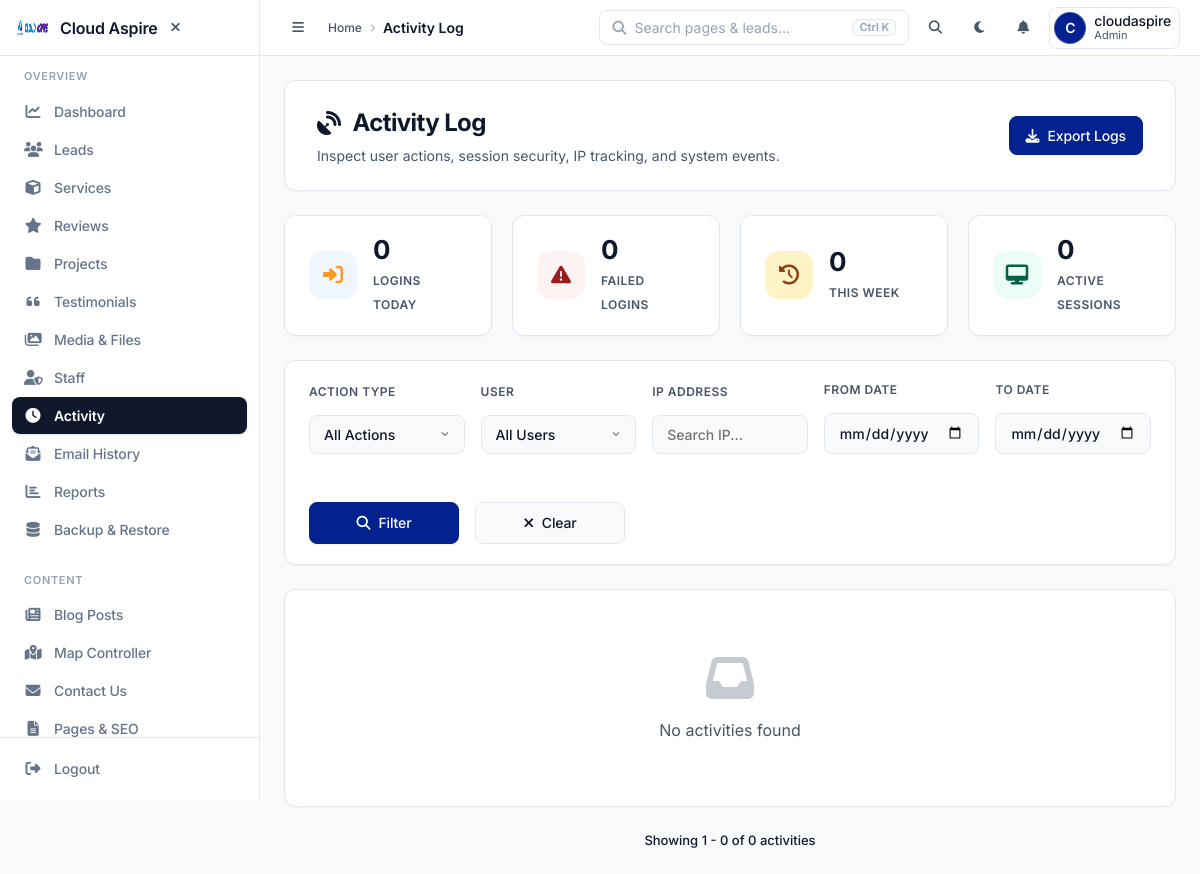
Page /admin/activity.php (signed in) on the earlier database version.
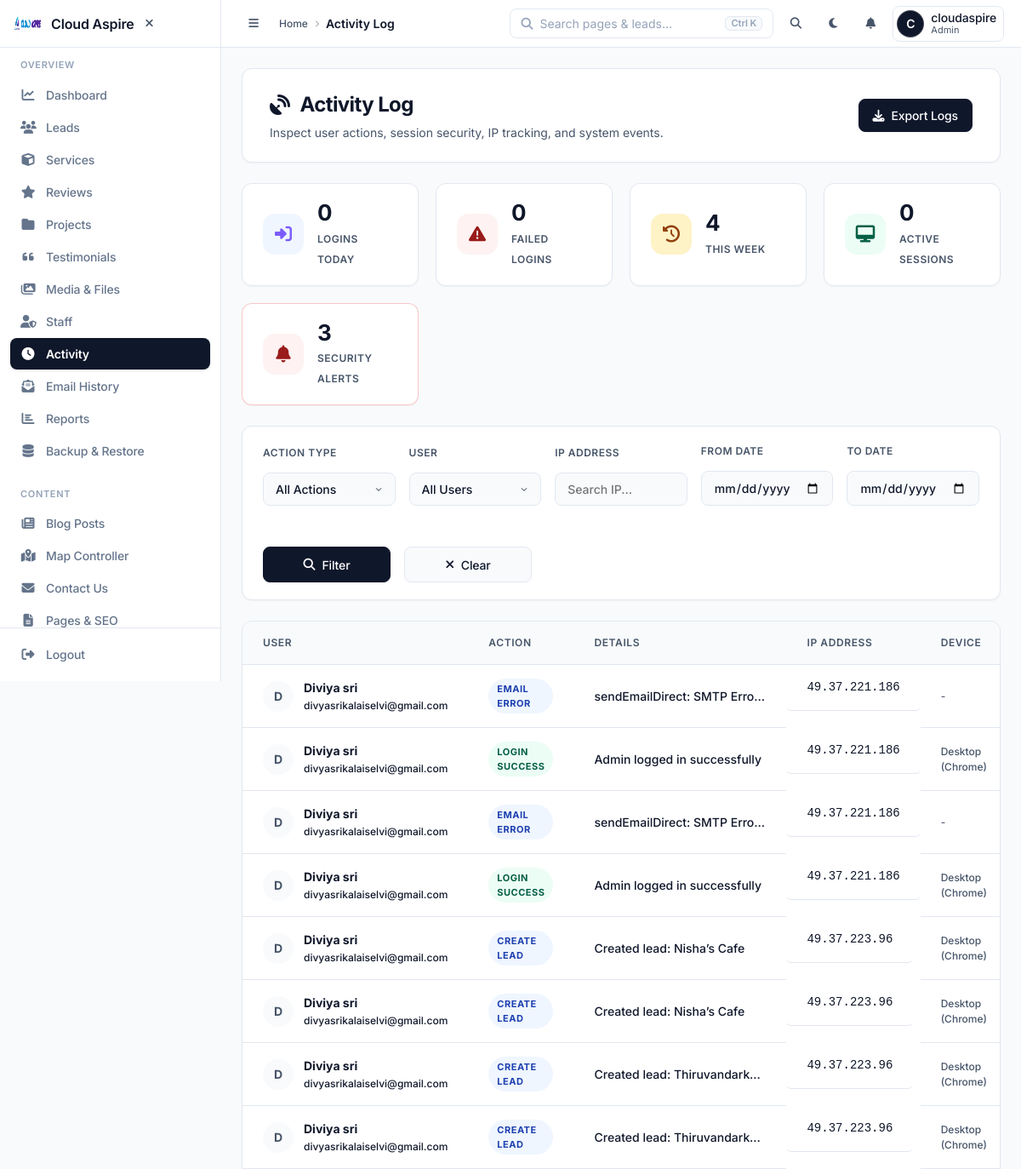
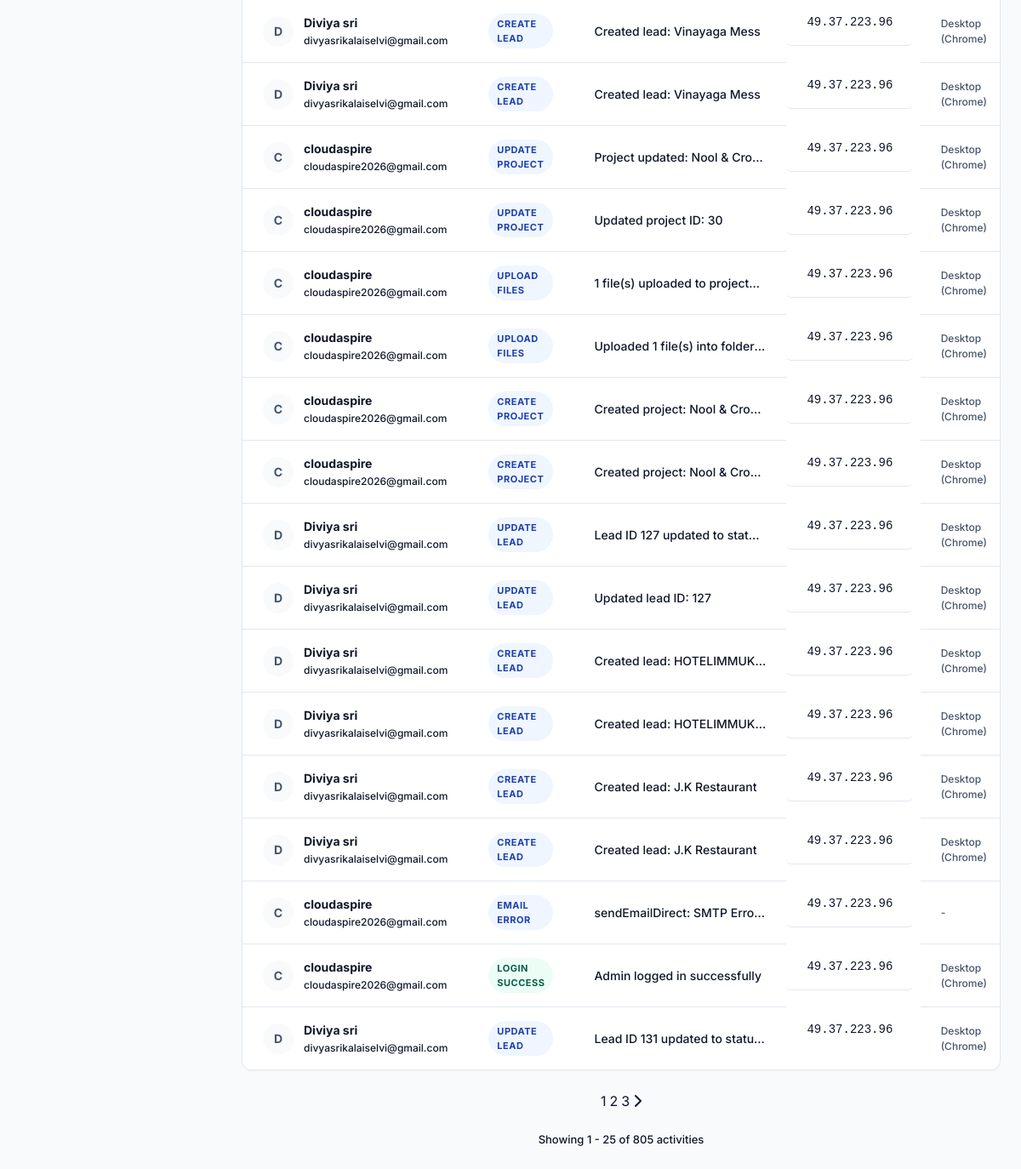
Same page on the later database version (2 pictures, top to bottom).
### tables this page shows
CREATE TABLE `admin_activities` (
  `id` int NOT NULL,
  `user_id` int DEFAULT NULL,
  `action` varchar(100) NOT NULL,
  `details` text,
  `ip_address` varchar(45) DEFAULT NULL,
  `user_agent` varchar(500) DEFAULT NULL,
  `device_info` varchar(255) DEFAULT NULL,
  `metadata` longtext,
  `created_at` timestamp NULL DEFAULT CURRENT_TIMESTAMP
);

### admin/activity.php (called while the page is built, shortened)
<?php
require_once __DIR__ . '/../app/security_notifier.php';
$filter_action = $_GET['action'] ?? '';
$filter_user = $_GET['user'] ?? '';
$filter_ip = $_GET['ip'] ?? '';
$date_from = $_GET['from'] ?? '';
$date_to = $_GET['to'] ?? '';
$page = isset($_GET['page']) ? max(1, (int)$_GET['page']) : 1;
$per_page = 25;
$offset = ($page - 1) * $per_page;
$where = [];
$params = [];
$whereClause = !empty($where) ? 'WHERE ' . implode(' AND ', $where) : '';
$countSql = "SELECT COUNT(*) FROM admin_activities aa LEFT JOIN admin a ON aa.user_id = a.id $whereClause";
$stmt = $conn->prepare($countSql);
$stmt->execute($params);
$total_activities = $stmt->fetchColumn();
$total_pages = ceil($total_activities / $per_page);
$sql = "SELECT aa.*, a.name as user_name, a.email as user_email
        FROM admin_activities aa
        LEFT JOIN admin a ON aa.user_id = a.id
        $whereClause
        ORDER BY aa.created_at DESC
        LIMIT $per_page OFFSET $offset";
$stmt = $conn->prepare($sql);
$stmt->execute($params);
$activities = $stmt->fetchAll(PDO::FETCH_ASSOC);
$stats = [];
$stmt = $conn->query("SELECT COUNT(*) FROM admin_activities WHERE action LIKE '%LOGIN%' AND created_at > DATE_SUB(NOW(), INTERVAL 24 HOUR)");
$stats['logins_today'] = $stmt->fetchColumn();
$stmt = $conn->query("SELECT COUNT(*) FROM admin_activities WHERE action = 'LOGIN_FAILED' AND created_at > DATE_SUB(NOW(), INTERVAL 24 HOUR)");
$stats['failed_logins_today'] = $stmt->fetchColumn();
$stmt = $conn->query("SELECT COUNT(*) FROM admin_activities WHERE created_at > DATE_SUB(NOW(), INTERVAL 7 DAY)");
$stats['activities_week'] = $stmt->fetchColumn();
$stmt = $conn->query("SELECT COUNT(*) FROM security_alerts WHERE resolved = 0");
$stats['unresolved_alerts'] = $stmt->fetchColumn();
$stmt = $conn->query("SELECT COUNT(*) FROM admin_sessions WHERE last_activity > DATE_SUB(NOW(), INTERVAL 30 MINUTE)");
$stats['active_sessions'] = $stmt->fetchColumn();
require_once __DIR__ . '/../app/Views/admin/activity.php';

### app/Views/admin/activity.php (the view, shortened to what the changed rows need)
<?php
require_once __DIR__ . '/../../../admin/includes/header.php';
?>
<div class="saas-page-header">
    <div>
        <h1 class="page-title"><i class="fas fa-satellite-dish"></i> Activity Log</h1>
    </div>
    <div class="header-actions">
    </div>
</div>
<div class="stat-pills">
    <div class="stat-pill">
        <div class="icon blue"><i class="fas fa-sign-in-alt"></i></div>
    </div>
    <div class="stat-pill">
    </div>
    <div class="stat-pill">
        <div class="info">
            <strong><?= number_format($stats['activities_week']) ?></strong>
            <span>This Week</span>
        </div>
    </div>
    <div class="stat-pill">
    </div>
    <?php if ($stats['unresolved_alerts'] > 0): ?>
    <div class="stat-pill" style="border-color: rgba(239, 68, 68, 0.3);">
        <div class="icon red"><i class="fas fa-bell"></i></div>
        <div class="info">
            <strong><?= number_format($stats['unresolved_alerts']) ?></strong>
            <span>Security Alerts</span>
        </div>
    </div>
    <?php endif; ?>
</div>
<form method="GET" class="activity-filters">
    <div class="filter-group">
    </div>
    <div class="filter-group">
    </div>
    <div class="filter-group">
    </div>
    <div class="filter-group">
    </div>
    <div class="filter-group">
    </div>
    <div class="filter-group" style="flex: 0 0 auto;">
    </div>
    <div class="filter-group" style="flex: 0 0 auto;">
    </div>
</form>
<div class="content-card" style="padding: 0; overflow: hidden;">
    <?php if (empty($activities)): ?>
        <div class="empty-state">
            <i class="fas fa-inbox"></i>
            <p>No activities found</p>
        </div>
    <?php else: ?>
        <div class="table-responsive">
            <table class="activity-table">
                <thead>
                    <tr>
                        <th>User</th>
                        <th>Action</th>
                        <th>Details</th>
                        <th>IP Address</th>
                        <th>Device</th>
                    </tr>
                </thead>
                <tbody>
                    <?php foreach ($activities as $activity): ?>
                        <?php
                        $badgeClass = 'badge-info';
                        if (stripos($activity['action'], 'LOGIN_SUCCESS') !== false) $badgeClass = 'badge-success';
                        if (stripos($activity['action'], 'CREATE') !== false) $badgeClass = 'badge-info';
                        if (stripos($activity['action'], 'UPDATE') !== false) $badgeClass = 'badge-info';
                        ?>
                        <tr>
                            <td>
                                <div class="user-cell">
                                    <div class="user-avatar"><?= strtoupper(substr($activity['user_name'] ?? 'S', 0, 1)) ?></div>
                                    <div>
                                        <strong style="color: var(--saas-text-main); font-size: 14px;"><?= htmlspecialchars($activity['user_name'] ?? 'System') ?></strong>
                                        <div style="font-size: 12px; color: var(--saas-text-muted); margin-top:2px;"><?= htmlspecialchars($activity['user_email'] ?? '') ?></div>
                                    </div>
                                </div>
                            </td>
                            <td><span class="activity-badge <?= $badgeClass ?>"><?= htmlspecialchars(str_replace('_', ' ', $activity['action'])) ?></span></td>
                            <td style="max-width: 250px; overflow: hidden; text-overflow: ellipsis; white-space: nowrap;" title="<?= htmlspecialchars($activity['details']) ?>"><?= htmlspecialchars($activity['details']) ?></td>
                            <td class="ip-cell"><?= htmlspecialchars($activity['ip_address'] ?? '-') ?></td>
                            <td style="font-size: 12px; color: var(--text-secondary);"><?= htmlspecialchars($activity['device_info'] ?? '-') ?></td>
                        </tr>
                    <?php endforeach; ?>
                </tbody>
            </table>
        </div>
    <?php endif; ?>
</div>
<?php if ($total_pages > 1): ?>
<div class="pagination">
    <?php for ($i = max(1, $page - 2); $i <= min($total_pages, $page + 2); $i++): ?>
        <?php if ($i == $page): ?>
            <span class="active"><?= $i ?></span>
        <?php else: ?>
            <a href="?page=<?= $i ?>&action=<?= urlencode($filter_action) ?>&user=<?= urlencode($filter_user) ?>&ip=<?= urlencode($filter_ip) ?>&from=<?= urlencode($date_from) ?>&to=<?= urlencode($date_to) ?>"><?= $i ?></a>
        <?php endif; ?>
    <?php endfor; ?>
    <?php if ($page < $total_pages): ?>
        <a href="?page=<?= $page + 1 ?>&action=<?= urlencode($filter_action) ?>&user=<?= urlencode($filter_user) ?>&ip=<?= urlencode($filter_ip) ?>&from=<?= urlencode($date_from) ?>&to=<?= urlencode($date_to) ?>"><i class="fas fa-chevron-right"></i></a>
    <?php endif; ?>
</div>
<?php endif; ?>
<p style="text-align: center; color: var(--saas-text-muted); margin-top: 24px; font-size: 13px; font-weight: 500;">
    Showing <?= number_format($offset + 1) ?> - <?= number_format(min($offset + $per_page, $total_activities)) ?> of <?= number_format($total_activities) ?> activities
</p>
<?php require_once __DIR__ . '/../../../admin/includes/footer.php'; ?>

### admin/includes/header.php (shortened to what the changed rows need)
<?php
$script_path = str_replace('\\', '/', $_SERVER['SCRIPT_NAME'] ?? '');
$parts       = explode('/', trim($script_path, '/'));
$admin_index = array_search('admin', $parts);
$current_depth = ($admin_index !== false) ? count($parts) - $admin_index - 2 : 0;
$base_path     = str_repeat('../', max(0, $current_depth));
if (!function_exists('adminNavIsActive')) {
    function adminNavIsActive(string $url): bool
    {
        $route = $GLOBALS['current_route'] ?? '';
        $url   = preg_replace('/\.php$/', '', $url);
        if ($url === 'dashboard') {
            return in_array($route, ['dashboard', 'index', ''], true);
        }
        return $route === $url;
    }
}
?>
<!DOCTYPE html>
<html lang="en" data-theme="light">
<head>
 <link rel="stylesheet" href="https://cdnjs.cloudflare.com/ajax/libs/font-awesome/6.5.1/css/all.min.css">
 <link rel="stylesheet" href="<?= $base_path ?>css/theme-professional.css?v=4.0">
</head>
<body>
 <aside class="sidebar" id="sidebar">
 <nav class="sidebar-nav" aria-label="Admin sections">
 <?php foreach ($admin_nav as $section_label => $section_items): ?>
 <div class="nav-section">
 <div class="nav-label"><?= htmlspecialchars($section_label, ENT_QUOTES, 'UTF-8') ?></div>
 <?php foreach ($section_items as $item): ?>
 <div class="nav-item">
 <a href="<?= $base_path . $item['url'] ?>"
    class="nav-link <?= adminNavIsActive($item['url']) ? 'active' : '' ?>"
    <?= adminNavIsActive($item['url']) ? 'aria-current="page"' : '' ?>>
 <i class="fas <?= htmlspecialchars($item['icon'], ENT_QUOTES, 'UTF-8') ?>"></i>
 <span><?= htmlspecialchars($item['label'], ENT_QUOTES, 'UTF-8') ?></span>
 </a>
 </div>
 <?php endforeach; ?>
 </div>
 <?php endforeach; ?>
 </nav>
 </aside>
 <div class="main-content">
 <main class="page-content">

Differences in the rows shown:
added admin_activities: admin.name "D", admin.name "Diviya sri", admin.email "divyasrikalaiselvi@gmail.com", action "EMAIL ERROR", details "sendEmailDirect: SMTP Erro…", ip_address "49.37.221.186", device_info "-"
added admin_activities: admin.name "D", admin.name "Diviya sri", admin.email "divyasrikalaiselvi@gmail.com", action "LOGIN SUCCESS", details "Admin logged in successfully", ip_address "49.37.221.186", device_info "Desktop (Chrome)"
added admin_activities: admin.name "D", admin.name "Diviya sri", admin.email "divyasrikalaiselvi@gmail.com", action "EMAIL ERROR", details "sendEmailDirect: SMTP Erro…", ip_address "49.37.221.186", device_info "-"
added admin_activities: admin.name "D", admin.name "Diviya sri", admin.email "divyasrikalaiselvi@gmail.com", action "LOGIN SUCCESS", details "Admin logged in successfully", ip_address "49.37.221.186", device_info "Desktop (Chrome)"
added admin_activities: admin.name "D", admin.name "Diviya sri", admin.email "divyasrikalaiselvi@gmail.com", action "CREATE LEAD", details "Created lead: Nisha’s Cafe", ip_address "49.37.223.96", device_info "Desktop (Chrome)"
added admin_activities: admin.name "D", admin.name "Diviya sri", admin.email "divyasrikalaiselvi@gmail.com", action "CREATE LEAD", details "Created lead: Nisha’s Cafe", ip_address "49.37.223.96", device_info "Desktop (Chrome)"
added admin_activities: admin.name "D", admin.name "Diviya sri", admin.email "divyasrikalaiselvi@gmail.com", action "CREATE LEAD", details "Created lead: Thiruvandark…", ip_address "49.37.223.96", device_info "Desktop (Chrome)"
added admin_activities: admin.name "D", admin.name "Diviya sri", admin.email "divyasrikalaiselvi@gmail.com", action "CREATE LEAD", details "Created lead: Thiruvandark…", ip_address "49.37.223.96", device_info "Desktop (Chrome)"
added admin_activities: admin.name "D", admin.name "Diviya sri", admin.email "divyasrikalaiselvi@gmail.com", action "CREATE LEAD", details "Created lead: Vinayaga Mess", ip_address "49.37.223.96", device_info "Desktop (Chrome)"
added admin_activities: admin.name "D", admin.name "Diviya sri", admin.email "divyasrikalaiselvi@gmail.com", action "CREATE LEAD", details "Created lead: Vinayaga Mess", ip_address "49.37.223.96", device_info "Desktop (Chrome)"
added admin_activities: admin.name "C", admin.name "cloudaspire", admin.email "cloudaspire2026@gmail.com", action "UPDATE PROJECT", details "Project updated: Nool & Cro…", ip_address "49.37.223.96", device_info "Desktop (Chrome)"
added admin_activities: admin.name "C", admin.name "cloudaspire", admin.email "cloudaspire2026@gmail.com", action "UPDATE PROJECT", details "Updated project ID: 30", ip_address "49.37.223.96", device_info "Desktop (Chrome)"
added admin_activities: admin.name "C", admin.name "cloudaspire", admin.email "cloudaspire2026@gmail.com", action "UPLOAD FILES", details "1 file(s) uploaded to project…", ip_address "49.37.223.96", device_info "Desktop (Chrome)"
added admin_activities: admin.name "C", admin.name "cloudaspire", admin.email "cloudaspire2026@gmail.com", action "UPLOAD FILES", details "Uploaded 1 file(s) into folder…", ip_address "49.37.223.96", device_info "Desktop (Chrome)"
added admin_activities: admin.name "C", admin.name "cloudaspire", admin.email "cloudaspire2026@gmail.com", action "CREATE PROJECT", details "Created project: Nool & Cro…", ip_address "49.37.223.96", device_info "Desktop (Chrome)"
added admin_activities: admin.name "C", admin.name "cloudaspire", admin.email "cloudaspire2026@gmail.com", action "CREATE PROJECT", details "Created project: Nool & Cro…", ip_address "49.37.223.96", device_info "Desktop (Chrome)"
added admin_activities: admin.name "D", admin.name "Diviya sri", admin.email "divyasrikalaiselvi@gmail.com", action "UPDATE LEAD", details "Lead ID 127 updated to stat…", ip_address "49.37.223.96", device_info "Desktop (Chrome)"
added admin_activities: admin.name "D", admin.name "Diviya sri", admin.email "divyasrikalaiselvi@gmail.com", action "UPDATE LEAD", details "Updated lead ID: 127", ip_address "49.37.223.96", device_info "Desktop (Chrome)"
added admin_activities: admin.name "D", admin.name "Diviya sri", admin.email "divyasrikalaiselvi@gmail.com", action "CREATE LEAD", details "Created lead: HOTELIMMUK…", ip_address "49.37.223.96", device_info "Desktop (Chrome)"
added admin_activities: admin.name "D", admin.name "Diviya sri", admin.email "divyasrikalaiselvi@gmail.com", action "CREATE LEAD", details "Created lead: HOTELIMMUK…", ip_address "49.37.223.96", device_info "Desktop (Chrome)"
added admin_activities: admin.name "D", admin.name "Diviya sri", admin.email "divyasrikalaiselvi@gmail.com", action "CREATE LEAD", details "Created lead: J.K Restaurant", ip_address "49.37.223.96", device_info "Desktop (Chrome)"
added admin_activities: admin.name "D", admin.name "Diviya sri", admin.email "divyasrikalaiselvi@gmail.com", action "CREATE LEAD", details "Created lead: J.K Restaurant", ip_address "49.37.223.96", device_info "Desktop (Chrome)"
added admin_activities: admin.name "C", admin.name "cloudaspire", admin.email "cloudaspire2026@gmail.com", action "EMAIL ERROR", details "sendEmailDirect: SMTP Erro…", ip_address "49.37.223.96", device_info "-"
added admin_activities: admin.name "C", admin.name "cloudaspire", admin.email "cloudaspire2026@gmail.com", action "LOGIN SUCCESS", details "Admin logged in successfully", ip_address "49.37.223.96", device_info "Desktop (Chrome)"
added admin_activities: admin.name "D", admin.name "Diviya sri", admin.email "divyasrikalaiselvi@gmail.com", action "UPDATE LEAD", details "Lead ID 131 updated to statu…", ip_address "49.37.223.96", device_info "Desktop (Chrome)"
Other differences:
$stats['activities_week']: "0" → "4"
$stats['unresolved_alerts']: (not shown) → "3"
min($offset + $per_page, $total_activities): "0" → "25"
$total_activities: "0" → "805"
text no longer shown: "No activities found"
text now shown: "SECURITY ALERTS USER ACTION DETAILS IP ADDRESS DEVICE"
new list line: "1"
new list line: "2"
new list line: "3"
